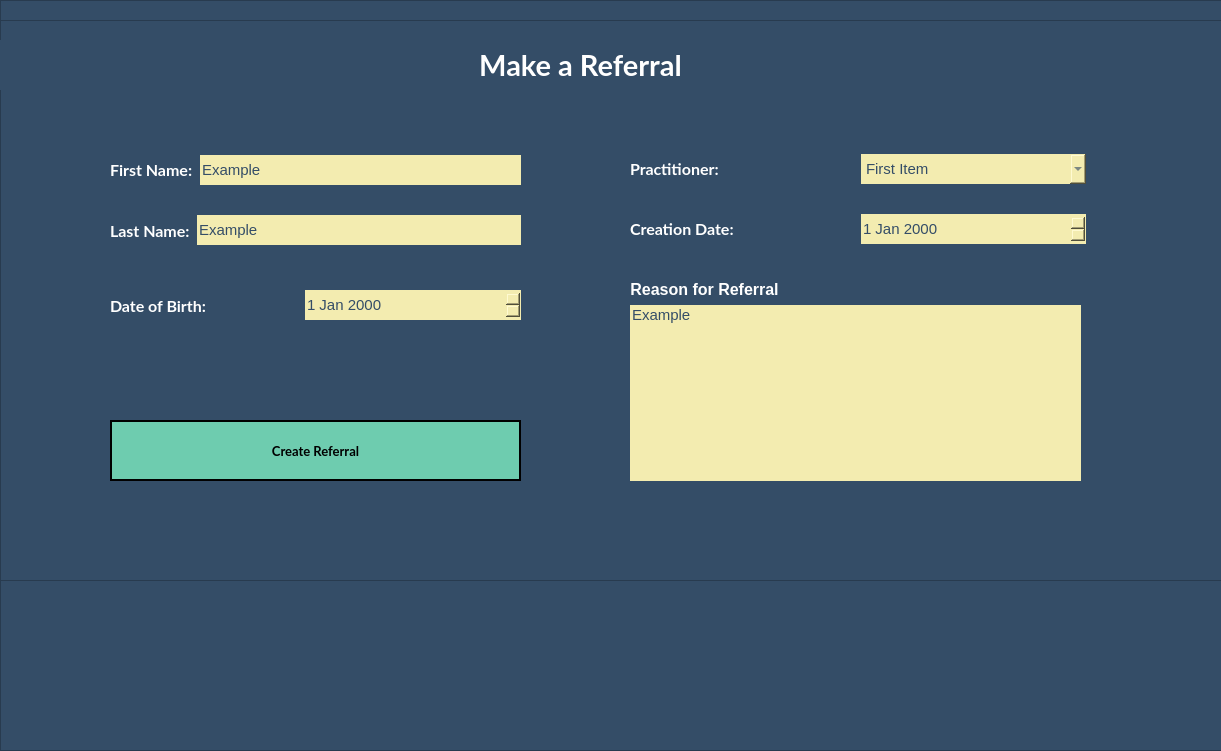
      <widget class="QFrame" name="Main_Frame_3">
       <property name="geometry">
        <rect>
         <x>110</x>
         <y>110</y>
         <width>1221</width>
         <height>751</height>
        </rect>
       </property>
       <property name="minimumSize">
        <size>
         <width>0</width>
         <height>0</height>
        </size>
       </property>
       <property name="maximumSize">
        <size>
         <width>16777215</width>
         <height>16777215</height>
        </size>
       </property>
       <property name="styleSheet">
        <string notr="true">QFrame {
	border-image: none;
	background-color: rgb(52, 77, 103);
}



QLineEdit, QComboBox, QDateEdit, QDateTimeEdit, QListView {
	border-image: none;
    border: none;
	min-width: 200px;
	height: 30px;
	background-color: #F3ECB0;
	color: #344D67;
	font-family: &quot;MS Shell Dlg 2&quot;;
	font-size: 11;
}

QLabel {
	color: white;
}</string>
       </property>
       <property name="frameShape">
        <enum>QFrame::StyledPanel</enum>
       </property>
       <property name="frameShadow">
        <enum>QFrame::Raised</enum>
       </property>
       <widget class="QFrame" name="InputFrame_5">
        <property name="geometry">
         <rect>
          <x>0</x>
          <y>0</y>
          <width>1231</width>
          <height>751</height>
         </rect>
        </property>
        <property name="styleSheet">
         <string notr="true">border-image: none;
</string>
        </property>
        <property name="frameShape">
         <enum>QFrame::StyledPanel</enum>
        </property>
        <property name="frameShadow">
         <enum>QFrame::Raised</enum>
        </property>
        <widget class="QFrame" name="InputFrame_6">
         <property name="geometry">
          <rect>
           <x>0</x>
           <y>20</y>
           <width>1251</width>
           <height>561</height>
          </rect>
         </property>
         <property name="styleSheet">
          <string notr="true">border-image: none;
</string>
         </property>
         <property name="frameShape">
          <enum>QFrame::StyledPanel</enum>
         </property>
         <property name="frameShadow">
          <enum>QFrame::Raised</enum>
         </property>
         <widget class="QWidget" name="layoutWidget_30">
          <property name="geometry">
           <rect>
            <x>110</x>
            <y>130</y>
            <width>411</width>
            <height>41</height>
           </rect>
          </property>
          <layout class="QVBoxLayout" name="verticalLayout_16">
           <item>
            <layout class="QHBoxLayout" name="Layout_PatientFirstName_3">
             <property name="spacing">
              <number>7</number>
             </property>
             <item>
              <widget class="QLabel" name="Label_PatientFirstName_3">
               <property name="font">
                <font>
                 <family>Lato</family>
                 <pointsize>12</pointsize>
                 <weight>75</weight>
                 <bold>true</bold>
                </font>
               </property>
               <property name="styleSheet">
                <string notr="true"/>
               </property>
               <property name="text">
                <string>First Name:</string>
               </property>
              </widget>
             </item>
             <item>
              <widget class="QLineEdit" name="Referral_Edit_Fname">
               <property name="font">
                <font>
                 <family>MS Shell Dlg 2</family>
                 <pointsize>11</pointsize>
                </font>
               </property>
               <property name="styleSheet">
                <string notr="true"/>
               </property>
               <property name="text">
                <string>Example</string>
               </property>
               <property name="alignment">
                <set>Qt::AlignLeading|Qt::AlignLeft|Qt::AlignVCenter</set>
               </property>
              </widget>
             </item>
            </layout>
           </item>
          </layout>
         </widget>
         <widget class="QWidget" name="layoutWidget_31">
          <property name="geometry">
           <rect>
            <x>630</x>
            <y>130</y>
            <width>456</width>
            <height>38</height>
           </rect>
          </property>
          <layout class="QHBoxLayout" name="Layout_DocOrPrac_3">
           <item>
            <widget class="QLabel" name="Label_DoctorPractitioner_3">
             <property name="font">
              <font>
               <family>Lato</family>
               <pointsize>12</pointsize>
               <weight>75</weight>
               <bold>true</bold>
              </font>
             </property>
             <property name="styleSheet">
              <string notr="true"/>
             </property>
             <property name="text">
              <string>Practitioner:</string>
             </property>
            </widget>
           </item>
           <item>
            <widget class="QComboBox" name="Referral_Practitoner">
             <property name="font">
              <font>
               <family>MS Shell Dlg 2</family>
               <pointsize>11</pointsize>
              </font>
             </property>
             <item>
              <property name="text">
               <string>First Item</string>
              </property>
             </item>
             <item>
              <property name="text">
               <string>Second Item</string>
              </property>
             </item>
            </widget>
           </item>
          </layout>
         </widget>
         <widget class="QWidget" name="layoutWidget_32">
          <property name="geometry">
           <rect>
            <x>630</x>
            <y>190</y>
            <width>456</width>
            <height>38</height>
           </rect>
          </property>
          <layout class="QHBoxLayout" name="Layout_comboBox_Creation_Date_3">
           <item>
            <widget class="QLabel" name="Label_CreationDate_3">
             <property name="font">
              <font>
               <family>Lato</family>
               <pointsize>12</pointsize>
               <weight>75</weight>
               <bold>true</bold>
              </font>
             </property>
             <property name="styleSheet">
              <string notr="true"/>
             </property>
             <property name="text">
              <string>Creation Date:</string>
             </property>
            </widget>
           </item>
           <item>
            <widget class="QDateEdit" name="Referral_CreationDate">
             <property name="font">
              <font>
               <family>MS Shell Dlg 2</family>
               <pointsize>11</pointsize>
              </font>
             </property>
            </widget>
           </item>
          </layout>
         </widget>
         <widget class="QPushButton" name="Btn_CreateReferral_3">
          <property name="geometry">
           <rect>
            <x>110</x>
            <y>400</y>
            <width>411</width>
            <height>61</height>
           </rect>
          </property>
          <property name="minimumSize">
           <size>
            <width>110</width>
            <height>40</height>
           </size>
          </property>
          <property name="font">
           <font>
            <family>Lato</family>
            <pointsize>10</pointsize>
            <weight>75</weight>
            <bold>true</bold>
           </font>
          </property>
          <property name="cursor">
           <cursorShape>PointingHandCursor</cursorShape>
          </property>
          <property name="styleSheet">
           <string notr="true">QPushButton {
	border-image: none;
	background-color: #6ECCAF;
	color: black;
	border: 2px solid black;
}

QPushButton::hover {
	background-color: rgb(139, 231, 100);
	color: white;
}</string>
          </property>
          <property name="text">
           <string>Create Referral</string>
          </property>
          <property name="iconSize">
           <size>
            <width>25</width>
            <height>25</height>
           </size>
          </property>
         </widget>
         <widget class="QWidget" name="layoutWidget_33">
          <property name="geometry">
           <rect>
            <x>110</x>
            <y>190</y>
            <width>411</width>
            <height>41</height>
           </rect>
          </property>
          <layout class="QHBoxLayout" name="Layout_LastName_3">
           <property name="spacing">
            <number>7</number>
           </property>
           <item>
            <widget class="QLabel" name="Label_PatientLastName_3">
             <property name="font">
              <font>
               <family>Lato</family>
               <pointsize>12</pointsize>
               <weight>75</weight>
               <bold>true</bold>
              </font>
             </property>
             <property name="styleSheet">
              <string notr="true"/>
             </property>
             <property name="text">
              <string>Last Name:</string>
             </property>
            </widget>
           </item>
           <item>
            <widget class="QLineEdit" name="Referral_Edit_Lname">
             <property name="font">
              <font>
               <family>MS Shell Dlg 2</family>
               <pointsize>11</pointsize>
              </font>
             </property>
             <property name="styleSheet">
              <string notr="true"/>
             </property>
             <property name="text">
              <string>Example</string>
             </property>
             <property name="alignment">
              <set>Qt::AlignLeading|Qt::AlignLeft|Qt::AlignVCenter</set>
             </property>
            </widget>
           </item>
          </layout>
         </widget>
         <widget class="QWidget" name="layoutWidget_34">
          <property name="geometry">
           <rect>
            <x>110</x>
            <y>260</y>
            <width>411</width>
            <height>51</height>
           </rect>
          </property>
          <layout class="QHBoxLayout" name="Layout_DateOfBirth_3">
           <property name="spacing">
            <number>7</number>
           </property>
           <item>
            <widget class="QLabel" name="Label_DOB_3">
             <property name="font">
              <font>
               <family>Lato</family>
               <pointsize>12</pointsize>
               <weight>75</weight>
               <bold>true</bold>
              </font>
             </property>
             <property name="styleSheet">
              <string notr="true"/>
             </property>
             <property name="text">
              <string>Date of Birth:</string>
             </property>
            </widget>
           </item>
           <item>
            <widget class="QDateEdit" name="Referral_DOB">
             <property name="font">
              <font>
               <family>MS Shell Dlg 2</family>
               <pointsize>11</pointsize>
              </font>
             </property>
            </widget>
           </item>
          </layout>
         </widget>
         <widget class="QWidget" name="layoutWidget_35">
          <property name="geometry">
           <rect>
            <x>630</x>
            <y>260</y>
            <width>451</width>
            <height>201</height>
           </rect>
          </property>
          <layout class="QVBoxLayout" name="ReferralReason_3">
           <property name="leftMargin">
            <number>0</number>
           </property>
           <item>
            <widget class="QLabel" name="Label_Reason_3">
             <property name="sizePolicy">
              <sizepolicy hsizetype="Maximum" vsizetype="Maximum">
               <horstretch>0</horstretch>
               <verstretch>0</verstretch>
              </sizepolicy>
             </property>
             <property name="font">
              <font>
               <pointsize>12</pointsize>
               <weight>75</weight>
               <bold>true</bold>
              </font>
             </property>
             <property name="text">
              <string>Reason for Referral</string>
             </property>
             <property name="alignment">
              <set>Qt::AlignCenter</set>
             </property>
            </widget>
           </item>
           <item>
            <widget class="QLineEdit" name="Referral_Reason">
             <property name="sizePolicy">
              <sizepolicy hsizetype="Expanding" vsizetype="Expanding">
               <horstretch>0</horstretch>
               <verstretch>0</verstretch>
              </sizepolicy>
             </property>
             <property name="font">
              <font>
               <family>MS Shell Dlg 2</family>
               <pointsize>11</pointsize>
              </font>
             </property>
             <property name="text">
              <string>Example</string>
             </property>
             <property name="alignment">
              <set>Qt::AlignLeading|Qt::AlignLeft|Qt::AlignTop</set>
             </property>
            </widget>
           </item>
          </layout>
         </widget>
         <widget class="QLabel" name="Lable_CheckIns_7">
          <property name="geometry">
           <rect>
            <x>-30</x>
            <y>20</y>
            <width>1221</width>
            <height>50</height>
           </rect>
          </property>
          <property name="minimumSize">
           <size>
            <width>0</width>
            <height>50</height>
           </size>
          </property>
          <property name="maximumSize">
           <size>
            <width>16777215</width>
            <height>50</height>
           </size>
          </property>
          <property name="font">
           <font>
            <family>Lato</family>
            <pointsize>22</pointsize>
            <weight>75</weight>
            <bold>true</bold>
           </font>
          </property>
          <property name="styleSheet">
           <string notr="true">QLabel {
	color: white;
}</string>
          </property>
          <property name="text">
           <string>Make a Referral</string>
          </property>
          <property name="alignment">
           <set>Qt::AlignCenter</set>
          </property>
         </widget>
        </widget>
       </widget>
      </widget>
